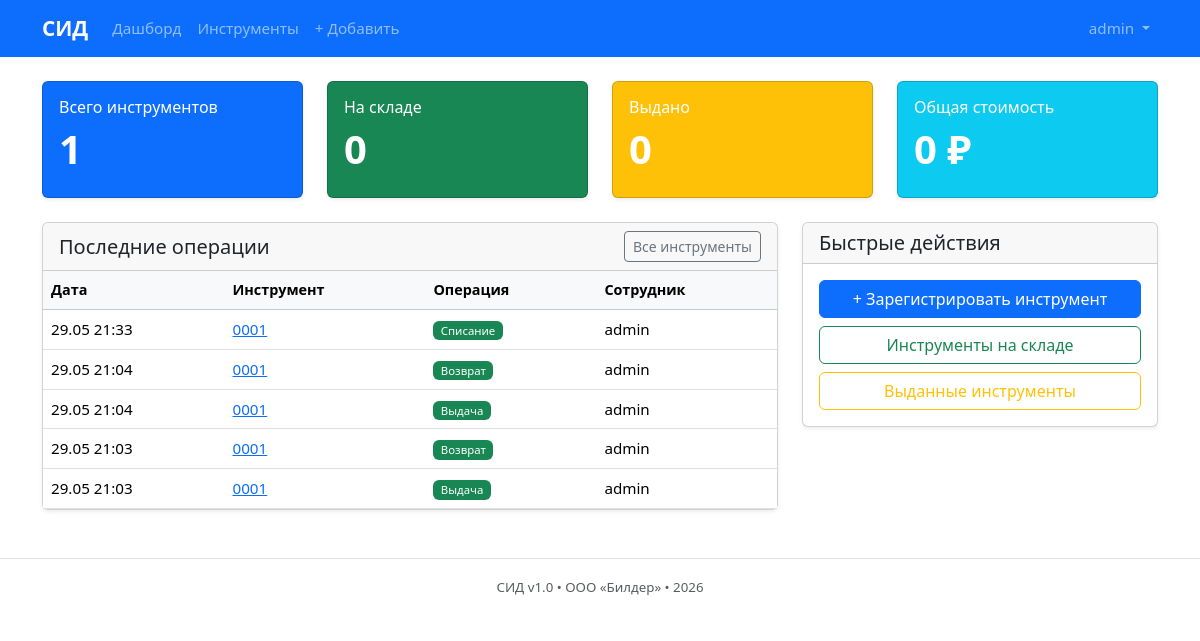
The page / (signed in) on the database its author committed.
### apps/accounts/models.py (models this page shows, shortened)
class CustomUser(AbstractUser):
    role = models.CharField(max_length=20, choices=Role.choices, default=Role.STOREKEEPER)
    employee_id = models.CharField(max_length=20, unique=True, blank=True, null=True)
    department = models.CharField(max_length=100, blank=True)
    phone = models.CharField(max_length=20, blank=True)
    class Meta:
        db_table = 'users'
        verbose_name = 'Пользователь'
        verbose_name_plural = 'Пользователи'
    @property
    def can_manage_tools(self):
        return self.role in [Role.STOREKEEPER, Role.SUPPLY_MANAGER, Role.CHIEF_ENGINEER, Role.ADMIN]
    @property
    def can_view_reports(self):
        return self.role in [Role.SUPPLY_MANAGER, Role.CHIEF_ENGINEER, Role.ACCOUNTANT, Role.ADMIN]

### apps/tools/models.py (models this page shows, shortened)
class ToolMovement(models.Model):
    OPERATION_TYPES = [
        ('issue', 'Выдача'),
        ('return', 'Возврат'),
        ('transfer', 'Передача'),
        ('write_off', 'Списание'),
    ]
    tool = models.ForeignKey(Tool, on_delete=models.CASCADE, related_name='movements')
    employee = models.ForeignKey(User, on_delete=models.PROTECT)
    operation_type = models.CharField(max_length=20, choices=OPERATION_TYPES)
    from_location = models.ForeignKey(Location, on_delete=models.SET_NULL,
                                     null=True, blank=True, related_name='from_movements')
    to_location = models.ForeignKey(Location, on_delete=models.SET_NULL,
                                  null=True, blank=True, related_name='to_movements')
    operation_date = models.DateTimeField(default=timezone.now)
    notes = models.TextField(blank=True)
    performed_by = models.ForeignKey(User, on_delete=models.PROTECT,
                                    related_name='performed_movements')
    class Meta:
        db_table = 'tool_movements'
        verbose_name = 'Операция'
        verbose_name_plural = 'Движение инструментов'
        ordering = ['-operation_date']

class Tool(models.Model):
    STATUS_CHOICES = [
        ('in_stock', 'На складе'),
        ('issued', 'Выдан'),
        ('verification', 'На поверке'),
        ('written_off', 'Списан'),
    ]
    name = models.CharField(max_length=200)
    brand = models.CharField(max_length=100, blank=True)
    model = models.CharField(max_length=100, blank=True)
    inventory_number = models.CharField(max_length=50, unique=True)
    category = models.ForeignKey(ToolCategory, on_delete=models.PROTECT)
    purchase_date = models.DateField()
    initial_cost = models.DecimalField(max_digits=12, decimal_places=2)
    residual_cost = models.DecimalField(max_digits=12, decimal_places=2)
    qr_code = models.ImageField(upload_to='qr_codes/', blank=True, null=True)
    status = models.CharField(max_length=20, choices=STATUS_CHOICES, default='in_stock')
    location = models.ForeignKey(Location, on_delete=models.SET_NULL, null=True, blank=True)
    notes = models.TextField(blank=True)
    created_at = models.DateTimeField(auto_now_add=True)
    updated_at = models.DateTimeField(auto_now=True)
    class Meta:
        db_table = 'tools'
        verbose_name = 'Инструмент'
        verbose_name_plural = 'Инструменты'
        ordering = ['-created_at']

### apps/tools/views.py (the view)
# urls.py: path('', views.dashboard, name='dashboard'),
@login_required
def dashboard(request):
    stats = get_dashboard_stats(request.user)
    return render(request, 'tools/dashboard.html', {'stats': stats})

### apps/tools/utils.py (called while the page is built)
def get_dashboard_stats(user):
    queryset = Tool.objects.all()
    if user.role == 'foreman' and user.department:
        queryset = queryset.filter(location__name__icontains=user.department)
    stats = {
        'total': queryset.count(),
        'in_stock': queryset.filter(status='in_stock').count(),
        'issued': queryset.filter(status='issued').count(),
        'verification': queryset.filter(status='verification').count(),
        'total_value': queryset.aggregate(Sum('residual_cost'))['residual_cost__sum'] or 0,
    }
    recent = ToolMovement.objects.select_related('tool', 'employee', 'performed_by').order_by('-operation_date')[:5]
    stats['recent_movements'] = recent
    return stats

### apps/tools/templates/tools/dashboard.html (shortened to what this page needs)
{% extends 'tools/base.html' %}
{% block content %}
<div class="row g-4 mb-4">
    <div class="col-md-3">
        <div class="card text-white bg-primary h-100">
            <div class="card-body">
                <h6 class="card-title">Всего инструментов</h6>
                <h2 class="display-6 fw-bold">{{ stats.total }}</h2>
            </div>
        </div>
    </div>
    <div class="col-md-3">
        <div class="card text-white bg-success h-100">
            <div class="card-body">
                <h6 class="card-title">На складе</h6>
                <h2 class="display-6 fw-bold">{{ stats.in_stock }}</h2>
            </div>
        </div>
    </div>
    <div class="col-md-3">
        <div class="card text-white bg-warning h-100">
            <div class="card-body">
                <h6 class="card-title">Выдано</h6>
                <h2 class="display-6 fw-bold">{{ stats.issued }}</h2>
            </div>
        </div>
    </div>
    <div class="col-md-3">
        <div class="card text-white bg-info h-100">
            <div class="card-body">
                <h6 class="card-title">Общая стоимость</h6>
                <h2 class="display-6 fw-bold">{{ stats.total_value|floatformat:0 }} ₽</h2>
            </div>
        </div>
    </div>
</div>
<div class="row">
    <div class="col-lg-8">
        <div class="card">
            <div class="card-header d-flex justify-content-between align-items-center">
                <h5 class="mb-0">Последние операции</h5>
                <a href="{% url 'tools:tool_list' %}" class="btn btn-sm btn-outline-secondary">Все инструменты</a>
            </div>
            <div class="card-body p-0">
                <div class="table-responsive">
                    <table class="table table-hover mb-0">
                        <thead class="table-light">
                            <tr>
                                <th>Дата</th>
                                <th>Инструмент</th>
                                <th>Операция</th>
                                <th>Сотрудник</th>
                            </tr>
                        </thead>
                        <tbody>
                            {% for m in stats.recent_movements %}
                            <tr>
                                <td>{{ m.operation_date|date:"d.m H:i" }}</td>
                                <td><a href="{% url 'tools:tool_detail' m.tool.pk %}">{{ m.tool.inventory_number }}</a></td>
                                <td><span class="badge bg-{{ m.operation_type|yesno:'success,danger' }}">{{ m.get_operation_type_display }}</span></td>
                                <td>{{ m.employee.get_short_name|default:m.employee.username }}</td>
                            </tr>
                            {% empty %}
                            <tr><td colspan="4" class="text-center py-4 text-muted">Нет операций</td></tr>
                            {% endfor %}
                        </tbody>
                    </table>
                </div>
            </div>
        </div>
    </div>
    <div class="col-lg-4">
        <div class="card">
            <div class="card-header">
                <h5 class="mb-0">Быстрые действия</h5>
            </div>
            <div class="card-body">
                <div class="d-grid gap-2">
                    {% if user.can_manage_tools %}
                    <a href="{% url 'tools:tool_create' %}" class="btn btn-primary">+ Зарегистрировать инструмент</a>
                    {% endif %}
                    <a href="{% url 'tools:tool_list' %}?status=in_stock" class="btn btn-outline-success">Инструменты на складе</a>
                    <a href="{% url 'tools:tool_list' %}?status=issued" class="btn btn-outline-warning">Выданные инструменты</a>
                </div>
            </div>
        </div>
    </div>
</div>
{% endblock %}

### apps/tools/templates/tools/base.html (shortened to what this page needs)
{% load static %}
<!DOCTYPE html>
<html lang="ru">
<head>
    <link href="https://cdn.jsdelivr.net/npm/bootstrap@5.3.2/dist/css/bootstrap.min.css" rel="stylesheet">
    <link href="{% static 'css/style.css' %}" rel="stylesheet">
</head>
<body>
    {% if user.is_authenticated %}
    <nav class="navbar navbar-expand-lg navbar-dark bg-primary mb-4">
        <div class="container">
            <a class="navbar-brand fw-bold" href="{% url 'tools:dashboard' %}">СИД</a>
            <div class="collapse navbar-collapse" id="navMenu">
                <ul class="navbar-nav me-auto">
                    <li class="nav-item"><a class="nav-link" href="{% url 'tools:dashboard' %}">Дашборд</a></li>
                    <li class="nav-item"><a class="nav-link" href="{% url 'tools:tool_list' %}">Инструменты</a></li>
                    {% if user.can_manage_tools %}
                    <li class="nav-item"><a class="nav-link" href="{% url 'tools:tool_create' %}">+ Добавить</a></li>
                    {% endif %}
                </ul>
                <ul class="navbar-nav">
                    <li class="nav-item dropdown">
                        <a class="nav-link dropdown-toggle" href="#" role="button" data-bs-toggle="dropdown">
                            {{ user.get_short_name|default:user.username }}
                        </a>
                    </li>
                </ul>
            </div>
        </div>
    </nav>
    {% endif %}
    <div class="container">
        {% block content %}{% endblock %}
    </div>
    <footer class="mt-5 py-3 text-center text-muted border-top">
        <small>СИД v1.0 • ООО «Билдер» • {% now "Y" %}</small>
    </footer>
</body>
</html>

### static/css/style.css (style rules this page uses)
body { font-size: 0.95rem; }
.card { box-shadow: 0 0.125rem 0.25rem rgba(0,0,0,0.075); }
.navbar-brand { font-size: 1.3rem; }
.badge { font-weight: 500; }
.table th { font-weight: 600; font-size: 0.9rem; }

### rows shown on the page
CustomUser: get_short_name "admin"
ToolMovement: operation_date "29.05 21:33", tool.inventory_number "0001", operation_type "Списание", employee.get_short_name "admin"
ToolMovement: operation_date "29.05 21:04", tool.inventory_number "0001", operation_type "Возврат", employee.get_short_name "admin"
ToolMovement: operation_date "29.05 21:04", tool.inventory_number "0001", operation_type "Выдача", employee.get_short_name "admin"
ToolMovement: operation_date "29.05 21:03", tool.inventory_number "0001", operation_type "Возврат", employee.get_short_name "admin"
ToolMovement: operation_date "29.05 21:03", tool.inventory_number "0001", operation_type "Выдача", employee.get_short_name "admin"

### other values the page prints
{{ stats.total }} "1"
{{ stats.in_stock }} "0"
{{ stats.issued }} "0"
{{ stats.total_value|floatformat:0 }} "0"
